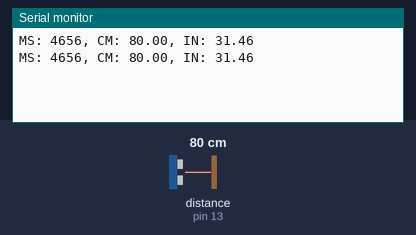
The sketch below on a simulated Arduino Uno, built with avr-gcc and run on an emulated ATmega328P. Shown: the last lines printed to the serial monitor. The test bench sets the inputs (shaded band); at power-on: distance to the obstacle (sensor on pin 13) 80 cm. The echo pulse lasts 58.3 µs per cm.

Above: at 1.8 s.
1.9 s: distance to the obstacle (sensor on pin 13) set to 2 cm
At 2.8 s:
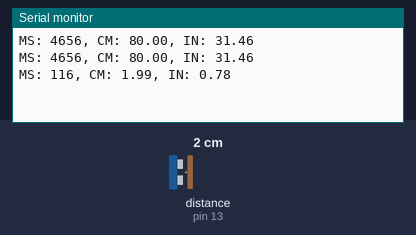
3.4 s: distance to the obstacle (sensor on pin 13) set to 4 cm
At 4.5 s:
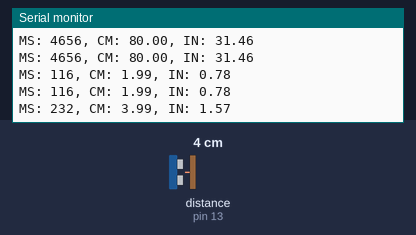
Timing chart, 0 to 6.4 s (numbered marks = the images above; inputs shaded):
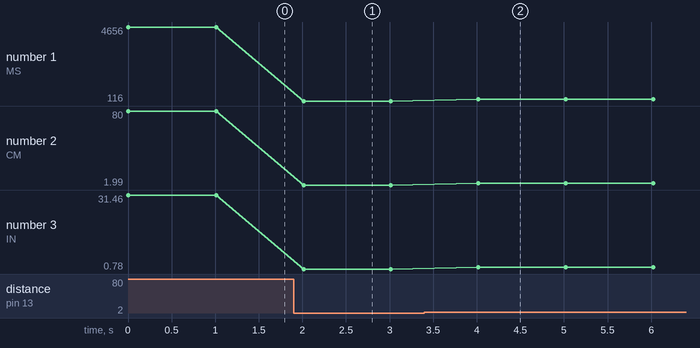

Measured:
- after the input at 1.9 s, the serial monitor: prints a new line after 0.11 s (image 1)
- after the input at 3.4 s, the serial monitor: prints a new line after 0.62 s (image 2)
- plotted number 1: 4656 → 116 after the input at 1.9 s, 116 → 232 after the input at 3.4 s
- plotted number 2: 80 → 1.99 after the input at 1.9 s, 1.99 → 3.99 after the input at 3.4 s
- plotted number 3: 31.46 → 0.78 after the input at 1.9 s, 0.78 → 1.57 after the input at 3.4 s

The sketch:

HC-SR04_TEST.ino
```cpp
// HCSR04Ultrasonic/examples/UltrasonicDemo/UltrasonicDemo.pde
#include <Ultrasonic.h>

#define TRIGGER_PIN  12
#define ECHO_PIN     13

Ultrasonic ultrasonic(TRIGGER_PIN, ECHO_PIN);

void setup()
{
  Serial.begin(9600);
}

void loop()
{
  float cmMsec, inMsec;
  long microsec = ultrasonic.timing();

  cmMsec = ultrasonic.convert(microsec, Ultrasonic::CM); // 計算距離&#65292;單位: 公分
  inMsec = ultrasonic.convert(microsec, Ultrasonic::IN); // 計算距離&#65292;單位: 英吋
  Serial.print("MS: ");
  Serial.print(microsec);
  Serial.print(", CM: ");
  Serial.print(cmMsec);
  Serial.print(", IN: ");
  Serial.println(inMsec);
  delay(1000);
}
```
